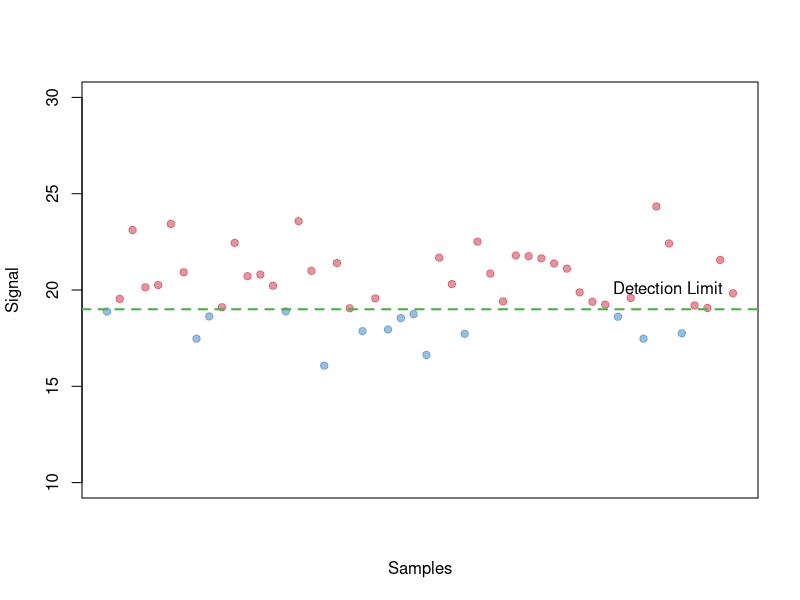
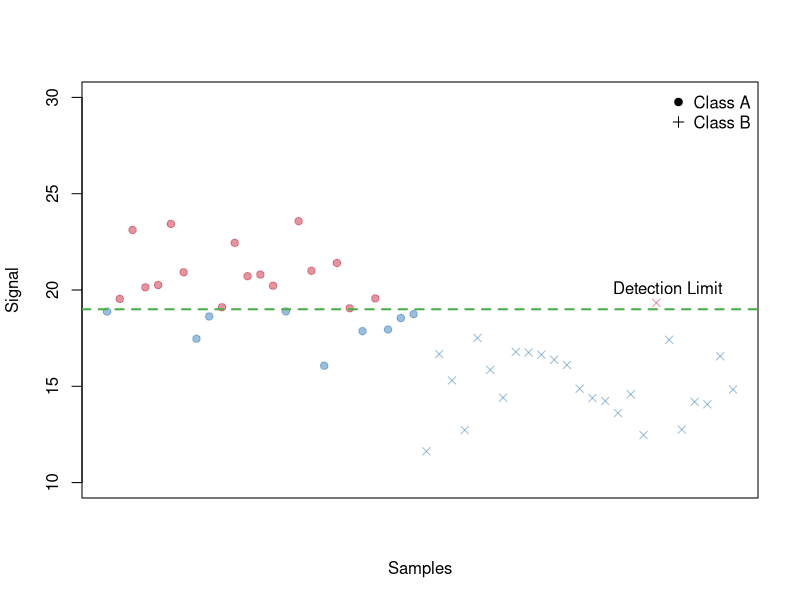
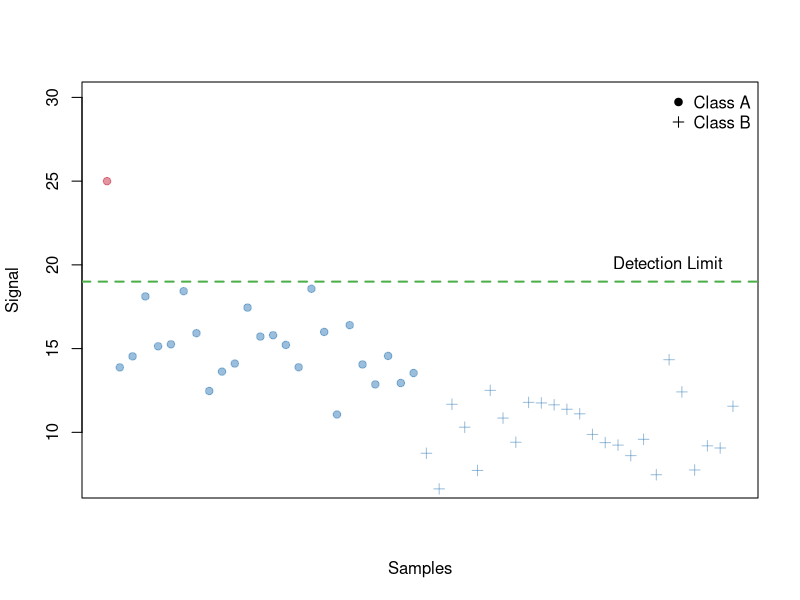

These charts were generated, in order, by the following R code:
## ---- chunk 1
knitr::opts_chunk$set(echo = FALSE)
library(knitr)
library(tidyverse)
## ---- chunk 2
set.seed(123)
sc1 <- rnorm(50,20,2)

col1 <- rep("#c62d4280",50)
col1[sc1 < 19] <- "#377eb880"

plot(sc1, pch = 19, col = col1, ylab = "Signal", xlab = "Samples", xaxt = "n", ylim = c(10,30))
abline(h = 19, col = "#4daf4a", lty = 2, lwd =2)
text(x = 50, y = 20, labels = "Detection Limit", pos = 2)

## ---- chunk 3
set.seed(123)
sc2 <- c(rnorm(25,20,2), rnorm(25,15,2))

col2 <- rep("#c62d4280",50)
col2[sc2 < 19] <- "#377eb880"

plot(sc2, pch = c(rep(19,25),rep(4,25)), col = col2, ylab = "Signal", xlab = "Samples", xaxt = "n", ylim = c(10,30))
abline(h = 19, col = "#4daf4a", lty = 2, lwd =2)
text(x = 50, y = 20, labels = "Detection Limit", pos = 2)
legend("topright", legend = c("Class A", "Class B"), pch = c(19,3), bty = "n")

## ---- chunk 4
set.seed(123)
sc3 <- c(25,rnorm(24,15,2), rnorm(25,10,2))

col3 <- rep("#c62d4280",50)
col3[sc3 < 19] <- "#377eb880"

plot(sc3, pch = c(rep(19,25),rep(3,25)), col = col3, ylab = "Signal", xlab = "Samples",  xaxt = "n", ylim = c(7,30))
abline(h = 19, col = "#4daf4a", lty = 2, lwd =2)
text(x = 50, y = 20, labels = "Detection Limit", pos = 2)
legend("topright", legend = c("Class A", "Class B"), pch = c(19,3), bty = "n")

